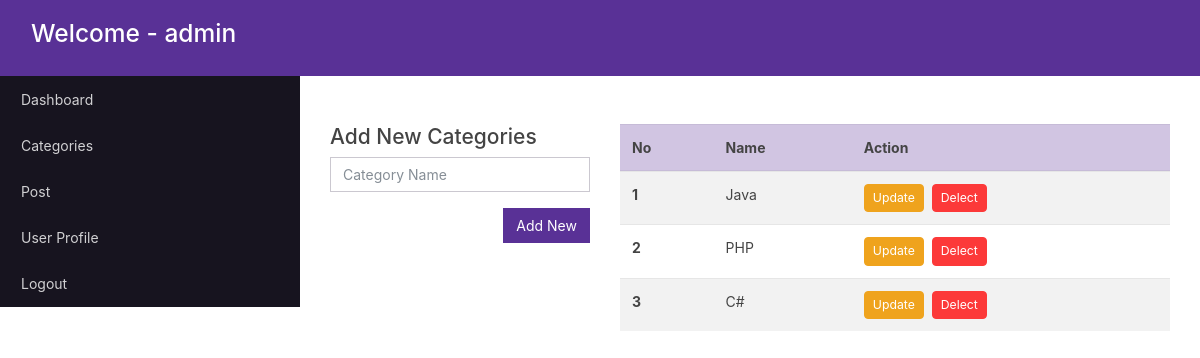
/admin/categories.php (signed in), run on the app's committed database.
### tables this page shows
CREATE TABLE `categories` (
  `id` int(11) NOT NULL,
  `cat_name` varchar(50) NOT NULL
);

### admin/categories.php (the view, shortened to what this page needs)
<?php
	if ($_SESSION['uname']) {
		include 'tamplate/head.php';
		include 'tamplate/site-header.php';
	}else{
		header("location:login.php");
	}
 ?>
<div class="container-fluid">
	<div class="row">
		<?php include"tamplate/aside.php" ?>
		<div class="col-md-9">
			<div class="container-fluid">
				<div class="row">
					<div class="col-md-4 py-5">
						<?php
							if (isset($_GET['category_update'])) {
								$category_update = $_GET['category_update'];
								$con = mysqli_connect('localhost','root','','cms_mini');
								$sql = "SELECT * FROM categories WHERE id = $category_update";
								$query = mysqli_query($con,$sql);
								$out = mysqli_fetch_assoc($query);
								?>
								<form method="post">
									<input type="hidden" value="<?php echo $out['id'] ?>" name="category_id">
									<div class="form-group">
									<label for="cate" class="h4">Update Categories</label>
								      <input autocomplete="off" type="text" class="form-control" id="cate" placeholder="Category Name" name="cat" value="<?php echo $out['cat_name'] ?>">
								    </div>
								    <button class="btn btn-primary float-right" name="update">Update</button>
								</form>
							<?php } else { ?>
								<form method="post">
									<div class="form-group">
									<label for="cate" class="h4">Add New Categories</label>
								      <input type="text" class="form-control" id="cate" placeholder="Category Name" name="cat">
								    </div>
								    <button class="btn btn-primary float-right" name="addnew">Add New</button>
								</form>
							<?php } ?>
					</div>
					<div class="col-md-8 py-5">
						<table class="table table-hover table-striped">
							  <thead class="table-primary">
							    <tr>
							      <th scope="col">No</th>
							      <th scope="col">Name</th>
							      <th scope="col">Action</th>
							    </tr>
							  </thead>
							  <tbody>
							    <?php
							    $con = mysqli_connect('localhost','root','','cms_mini');
								$sql = "SELECT * FROM categories";
								$query = mysqli_query($con,$sql);
								while ($out = mysqli_fetch_assoc($query)) {
								?>
							    <tr>
							      <th scope="row"><?php echo $out['id']; ?></th>
							      <td><?php echo $out['cat_name']; ?></td>
							      <td>
							      	<a href="categories.php?category_update=<?php echo $out['id'] ?>" class="btn btn-warning btn-sm mr-1 rounded" name="update">Update</a>
							      	<a href="del.php?category_id=<?php echo $out['id'] ?>" class="btn btn-danger btn-sm rounded" name="del">Delect</a>
							      </td>
							    </tr>
								<?php }  ?>
							</tbody>
						</table>
					</div>
				</div>
			</div>
		</div>
	</div>
</div>

### data on the page
categories: id "1", cat_name "Java"
categories: id "2", cat_name "PHP"
categories: id "3", cat_name "C#"

### other printed values
$_SESSION['uname'] "admin"
